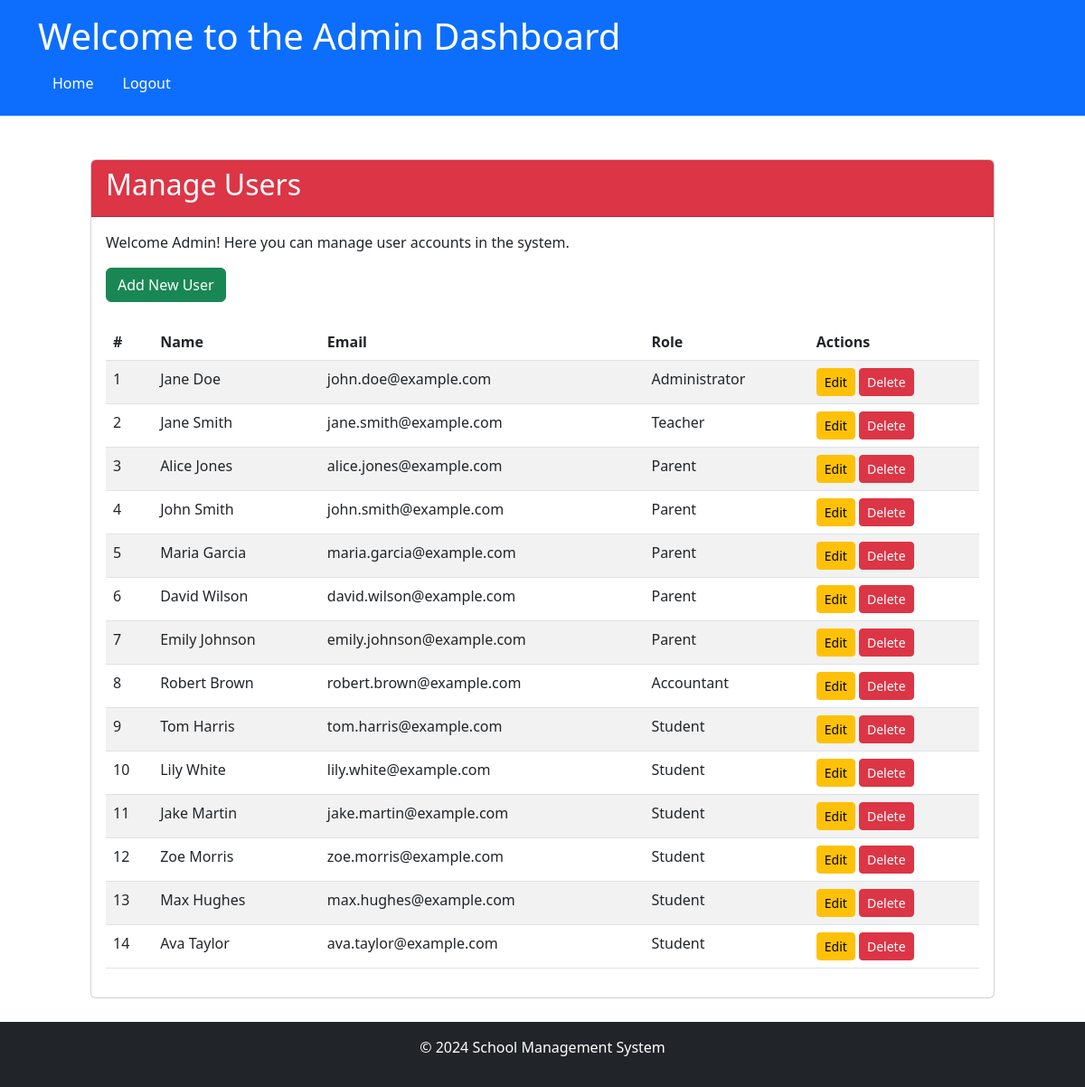
The page /admin/manage_users (signed in) on the database its author committed.
### app/models/models.py (models this page shows)
class User(UserMixin, db.Model):
    __tablename__ = 'User'
    id = db.Column('Id', db.String, primary_key=True, default=lambda: str(uuid.uuid4()))
    password = db.Column('Password', db.String, nullable=True)
    role_id = db.Column('RoleId', db.String, ForeignKey('Role.Id', ondelete='SET NULL'))
    email = db.Column('Email', db.String, nullable=False)
    first_name = db.Column('FirstName', db.String, nullable=False)
    last_name = db.Column('LastName', db.String, nullable=False)
    date_of_birth = db.Column('DateOfBirth', db.Date, nullable=False)
    telegram_id = db.Column('TelegramId', db.String, nullable=True)
    role = relationship('Role', back_populates='users')
    parent_students = relationship('ParentStudentRelation', foreign_keys='[ParentStudentRelation.parent_id]', back_populates='parent', cascade="all, delete-orphan")
    student_parents = relationship('ParentStudentRelation', foreign_keys='[ParentStudentRelation.student_id]', back_populates='student', cascade="all, delete-orphan")
    class_assignments_as_teacher = relationship('ClassAssignment', foreign_keys='ClassAssignment.teacher_id', back_populates='teacher')
    class_assignments_as_student = relationship('ClassAssignment', foreign_keys='ClassAssignment.student_id', back_populates='student')

class Role(db.Model):
    __tablename__ = 'Role'
    id = db.Column('Id', db.String, primary_key=True, default=lambda: str(uuid.uuid4()))
    role_name = db.Column('RoleName', db.String, nullable=False)
    users = relationship('User', back_populates='role')

### app/routes/admin_routes.py (the view)
@admin.route('/manage_users')
@role_required('1')
@login_required
def manage_users():
    users = User.query.all()  # Retrieve all users from the User table
    return render_template('admin/manage_users.html', users=users)

### app/__init__.py (called while the page is built)
@login_manager.user_loader
def load_user(user_id):
    from app.models.models import User  # Import here to avoid circular import
    return User.query.get(user_id)

### app/routes/routes.py (called while the page is built)
def role_required(*roles):
    def decorator(f):
        @wraps(f)
        def decorated_function(*args, **kwargs):
            if not current_user.is_authenticated or current_user.role_id not in roles:
                abort(403)  # Forbidden access if role does not match
            return f(*args, **kwargs)
        return decorated_function
    return decorator

### app/templates/admin/manage_users.html (shortened to what this page needs)
<!DOCTYPE html>
<html lang="en">
<head>
    <link href="https://cdn.jsdelivr.net/npm/bootstrap@5.3.0-alpha1/dist/css/bootstrap.min.css" rel="stylesheet">
</head>
<body>
    <header class="bg-primary text-white p-3">
        <div class="container">
            <h1>Welcome to the Admin Dashboard</h1>
            <nav>
                <ul class="nav">
                    <li class="nav-item">
                        <a class="nav-link text-white" href="{{ url_for('main.dashboard') }}">Home</a>
                    </li>
                    <li class="nav-item">
                        <a class="nav-link text-white" href="{{ url_for('auth.logout') }}">Logout</a>
                    </li>
                </ul>
            </nav>
        </div>
    </header>
    <main class="custom-container1 my-5">
        <div class="card">
            <div class="card-header bg-danger text-white">
                <h2>Manage Users</h2>
            </div>
            <div class="card-body">
                <p>Welcome Admin! Here you can manage user accounts in the system.</p>
                <div class="mb-4">
                    <a href="{{ url_for('admin.add_user') }}" class="btn btn-success">Add New User</a>
                </div>
                <div class="table-responsive">
                    <table class="table table-striped">
                        <thead>
                            <tr>
                                <th>#</th>
                                <th>Name</th>
                                <th>Email</th>
                                <th>Role</th>
                                <th>Actions</th>
                            </tr>
                        </thead>
                        <tbody>
                            {% for user in users %}
                                <tr>
                                    <td>{{ loop.index }}</td>
                                    <td>{{ user.first_name }} {{ user.last_name }}</td>
                                    <td>{{ user.email }}</td>
                                    <td>{{ user.role.role_name }}</td>
                                    <td>
                                        <a href="{{ url_for('admin.edit_user', user_id=user.id) }}" class="btn btn-warning btn-sm">Edit</a>
                                        <form action="{{ url_for('admin.delete_user', user_id=user.id) }}" method="post" class="d-inline" onsubmit="return confirm('Are you sure you want to delete this user?');">
                                            <button type="submit" class="btn btn-danger btn-sm">Delete</button>
                                        </form>
                                    </td>
                                </tr>
                            {% endfor %}
                        </tbody>
                    </table>
                </div>
            </div>
        </div>
    </main>
    <footer class="bg-dark text-white py-3 fixed-bottom footer">
        <div class="container text-center">
            <p>&copy; 2024 School Management System</p>
        </div>
    </footer>
</body>
</html>

### app/templates/admin/manage_users.html (style rules this page uses)
.custom-container1 { max-width: 1000px; margin: 0 auto; padding-bottom: 50px; }

### rows shown on the page
User: first_name "Jane", last_name "Doe", email "john.doe@example.com", role.role_name "Administrator"
User: first_name "Jane", last_name "Smith", email "jane.smith@example.com", role.role_name "Teacher"
User: first_name "Alice", last_name "Jones", email "alice.jones@example.com", role.role_name "Parent"
User: first_name "John", last_name "Smith", email "john.smith@example.com", role.role_name "Parent"
User: first_name "Maria", last_name "Garcia", email "maria.garcia@example.com", role.role_name "Parent"
User: first_name "David", last_name "Wilson", email "david.wilson@example.com", role.role_name "Parent"
User: first_name "Emily", last_name "Johnson", email "emily.johnson@example.com", role.role_name "Parent"
User: first_name "Robert", last_name "Brown", email "robert.brown@example.com", role.role_name "Accountant"
User: first_name "Tom", last_name "Harris", email "tom.harris@example.com", role.role_name "Student"
User: first_name "Lily", last_name "White", email "lily.white@example.com", role.role_name "Student"
User: first_name "Jake", last_name "Martin", email "jake.martin@example.com", role.role_name "Student"
User: first_name "Zoe", last_name "Morris", email "zoe.morris@example.com", role.role_name "Student"
User: first_name "Max", last_name "Hughes", email "max.hughes@example.com", role.role_name "Student"
User: first_name "Ava", last_name "Taylor", email "ava.taylor@example.com", role.role_name "Student"
